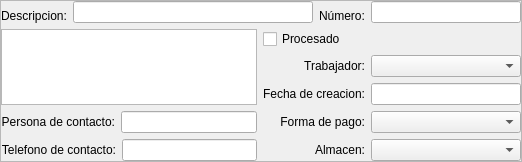
    <widget class="QFrame" name="frame">
     <property name="sizePolicy">
      <sizepolicy hsizetype="Expanding" vsizetype="Preferred">
       <horstretch>0</horstretch>
       <verstretch>0</verstretch>
      </sizepolicy>
     </property>
     <property name="minimumSize">
      <size>
       <width>0</width>
       <height>0</height>
      </size>
     </property>
     <property name="frameShape">
      <enum>QFrame::StyledPanel</enum>
     </property>
     <property name="frameShadow">
      <enum>QFrame::Raised</enum>
     </property>
     <layout class="QGridLayout" name="gridLayout_2">
      <property name="margin">
       <number>0</number>
      </property>
      <item row="0" column="0" colspan="2">
       <layout class="QGridLayout" name="gridLayout_3">
        <property name="margin">
         <number>0</number>
        </property>
        <item row="1" column="1">
         <widget class="QLabel" name="label6">
          <property name="sizePolicy">
           <sizepolicy hsizetype="Preferred" vsizetype="Fixed">
            <horstretch>0</horstretch>
            <verstretch>0</verstretch>
           </sizepolicy>
          </property>
          <property name="text">
           <string>Descripcion:</string>
          </property>
          <property name="buddy">
           <cstring>mui_descalbaran</cstring>
          </property>
         </widget>
        </item>
        <item row="0" column="2" rowspan="2">
         <widget class="QLineEdit" name="mui_descalbaran">
          <property name="minimumSize">
           <size>
            <width>190</width>
            <height>0</height>
           </size>
          </property>
          <property name="maxLength">
           <number>150</number>
          </property>
         </widget>
        </item>
        <item row="1" column="3">
         <widget class="QLabel" name="label7">
          <property name="sizePolicy">
           <sizepolicy hsizetype="Preferred" vsizetype="Fixed">
            <horstretch>0</horstretch>
            <verstretch>0</verstretch>
           </sizepolicy>
          </property>
          <property name="text">
           <string>Número:</string>
          </property>
          <property name="buddy">
           <cstring>mui_numalbaran</cstring>
          </property>
         </widget>
        </item>
        <item row="0" column="4" rowspan="2">
         <widget class="QLineEdit" name="mui_numalbaran">
          <property name="sizePolicy">
           <sizepolicy hsizetype="Fixed" vsizetype="Fixed">
            <horstretch>0</horstretch>
            <verstretch>0</verstretch>
           </sizepolicy>
          </property>
          <property name="minimumSize">
           <size>
            <width>150</width>
            <height>0</height>
           </size>
          </property>
          <property name="maximumSize">
           <size>
            <width>150</width>
            <height>16777215</height>
           </size>
          </property>
         </widget>
        </item>
       </layout>
      </item>
      <item row="1" column="0" rowspan="3">
       <widget class="BlSearchWidget" name="mui_idcliente"/>
      </item>
      <item row="1" column="1">
       <widget class="QCheckBox" name="mui_procesadoalbaran">
        <property name="sizePolicy">
         <sizepolicy hsizetype="Preferred" vsizetype="Fixed">
          <horstretch>0</horstretch>
          <verstretch>0</verstretch>
         </sizepolicy>
        </property>
        <property name="text">
         <string>Procesado</string>
        </property>
       </widget>
      </item>
      <item row="2" column="1">
       <layout class="QHBoxLayout" name="horizontalLayout_6">
        <item>
         <widget class="QLabel" name="label16">
          <property name="sizePolicy">
           <sizepolicy hsizetype="Minimum" vsizetype="Fixed">
            <horstretch>0</horstretch>
            <verstretch>0</verstretch>
           </sizepolicy>
          </property>
          <property name="text">
           <string>Trabajador:</string>
          </property>
          <property name="alignment">
           <set>Qt::AlignRight|Qt::AlignTrailing|Qt::AlignVCenter</set>
          </property>
          <property name="buddy">
           <cstring>mui_idtrabajador</cstring>
          </property>
         </widget>
        </item>
        <item>
         <widget class="BfBuscarTrabajador" name="mui_idtrabajador">
          <property name="minimumSize">
           <size>
            <width>150</width>
            <height>0</height>
           </size>
          </property>
          <property name="maximumSize">
           <size>
            <width>150</width>
            <height>16777215</height>
           </size>
          </property>
         </widget>
        </item>
       </layout>
      </item>
      <item row="3" column="1">
       <layout class="QHBoxLayout" name="horizontalLayout_5">
        <item>
         <widget class="QLabel" name="label15">
          <property name="sizePolicy">
           <sizepolicy hsizetype="Preferred" vsizetype="Fixed">
            <horstretch>0</horstretch>
            <verstretch>0</verstretch>
           </sizepolicy>
          </property>
          <property name="text">
           <string>Fecha de creacion:</string>
          </property>
          <property name="alignment">
           <set>Qt::AlignRight|Qt::AlignTrailing|Qt::AlignVCenter</set>
          </property>
          <property name="buddy">
           <cstring>mui_fechaalbaran</cstring>
          </property>
         </widget>
        </item>
        <item>
         <widget class="BlDateSearch" name="mui_fechaalbaran">
          <property name="minimumSize">
           <size>
            <width>150</width>
            <height>0</height>
           </size>
          </property>
          <property name="maximumSize">
           <size>
            <width>150</width>
            <height>16777215</height>
           </size>
          </property>
         </widget>
        </item>
       </layout>
      </item>
      <item row="4" column="0">
       <layout class="QHBoxLayout" name="horizontalLayout">
        <item>
         <widget class="QLabel" name="label14">
          <property name="sizePolicy">
           <sizepolicy hsizetype="Preferred" vsizetype="Fixed">
            <horstretch>0</horstretch>
            <verstretch>0</verstretch>
           </sizepolicy>
          </property>
          <property name="text">
           <string>Persona de contacto:</string>
          </property>
          <property name="alignment">
           <set>Qt::AlignRight|Qt::AlignTrailing|Qt::AlignVCenter</set>
          </property>
          <property name="buddy">
           <cstring>mui_contactalbaran</cstring>
          </property>
         </widget>
        </item>
        <item>
         <widget class="QLineEdit" name="mui_contactalbaran"/>
        </item>
       </layout>
      </item>
      <item row="4" column="1">
       <layout class="QHBoxLayout" name="horizontalLayout_4">
        <item>
         <widget class="QLabel" name="label12">
          <property name="sizePolicy">
           <sizepolicy hsizetype="Preferred" vsizetype="Fixed">
            <horstretch>0</horstretch>
            <verstretch>0</verstretch>
           </sizepolicy>
          </property>
          <property name="text">
           <string>Forma de pago:</string>
          </property>
          <property name="alignment">
           <set>Qt::AlignRight|Qt::AlignTrailing|Qt::AlignVCenter</set>
          </property>
          <property name="buddy">
           <cstring>mui_idforma_pago</cstring>
          </property>
         </widget>
        </item>
        <item>
         <widget class="BfBuscarFormaPago" name="mui_idforma_pago">
          <property name="minimumSize">
           <size>
            <width>150</width>
            <height>0</height>
           </size>
          </property>
          <property name="maximumSize">
           <size>
            <width>150</width>
            <height>16777215</height>
           </size>
          </property>
         </widget>
        </item>
       </layout>
      </item>
      <item row="5" column="0">
       <layout class="QHBoxLayout" name="horizontalLayout_2">
        <item>
         <widget class="QLabel" name="label10">
          <property name="sizePolicy">
           <sizepolicy hsizetype="Preferred" vsizetype="Fixed">
            <horstretch>0</horstretch>
            <verstretch>0</verstretch>
           </sizepolicy>
          </property>
          <property name="text">
           <string>Telefono de contacto:</string>
          </property>
          <property name="alignment">
           <set>Qt::AlignRight|Qt::AlignTrailing|Qt::AlignVCenter</set>
          </property>
          <property name="buddy">
           <cstring>mui_telalbaran</cstring>
          </property>
         </widget>
        </item>
        <item>
         <widget class="QLineEdit" name="mui_telalbaran"/>
        </item>
       </layout>
      </item>
      <item row="5" column="1">
       <layout class="QHBoxLayout" name="horizontalLayout_3">
        <item>
         <widget class="QLabel" name="label13">
          <property name="sizePolicy">
           <sizepolicy hsizetype="Preferred" vsizetype="Fixed">
            <horstretch>0</horstretch>
            <verstretch>0</verstretch>
           </sizepolicy>
          </property>
          <property name="midLineWidth">
           <number>0</number>
          </property>
          <property name="text">
           <string>Almacen:</string>
          </property>
          <property name="alignment">
           <set>Qt::AlignRight|Qt::AlignTrailing|Qt::AlignVCenter</set>
          </property>
          <property name="buddy">
           <cstring>mui_idalmacen</cstring>
          </property>
         </widget>
        </item>
        <item>
         <widget class="BfBuscarAlmacen" name="mui_idalmacen">
          <property name="minimumSize">
           <size>
            <width>150</width>
            <height>0</height>
           </size>
          </property>
          <property name="maximumSize">
           <size>
            <width>150</width>
            <height>16777215</height>
           </size>
          </property>
         </widget>
        </item>
       </layout>
      </item>
     </layout>
    </widget>
